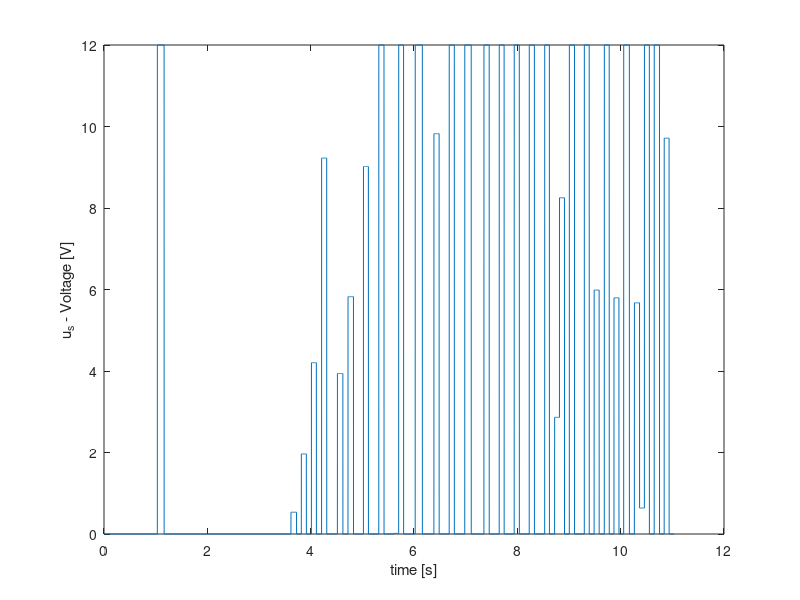
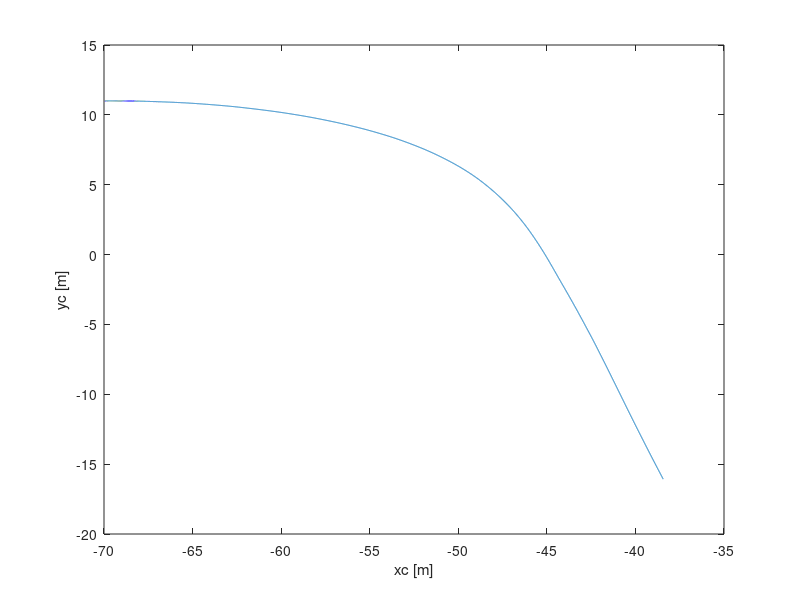
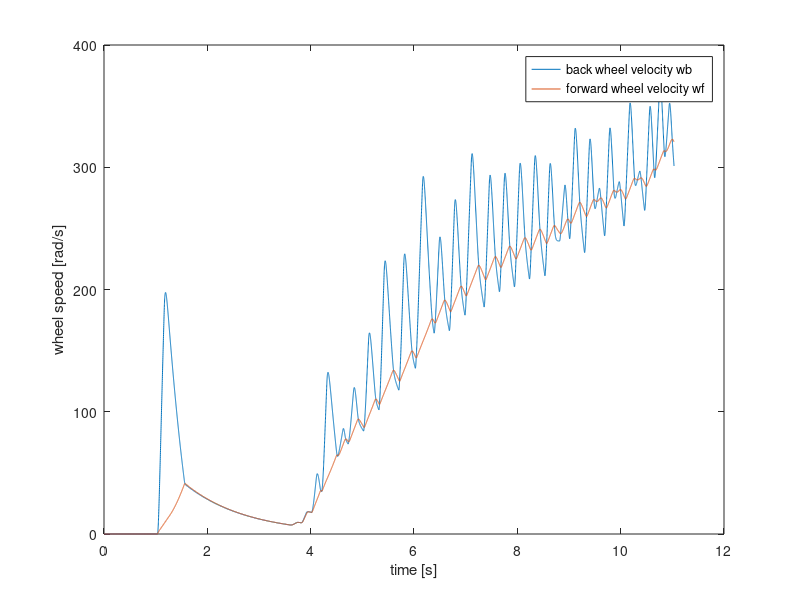
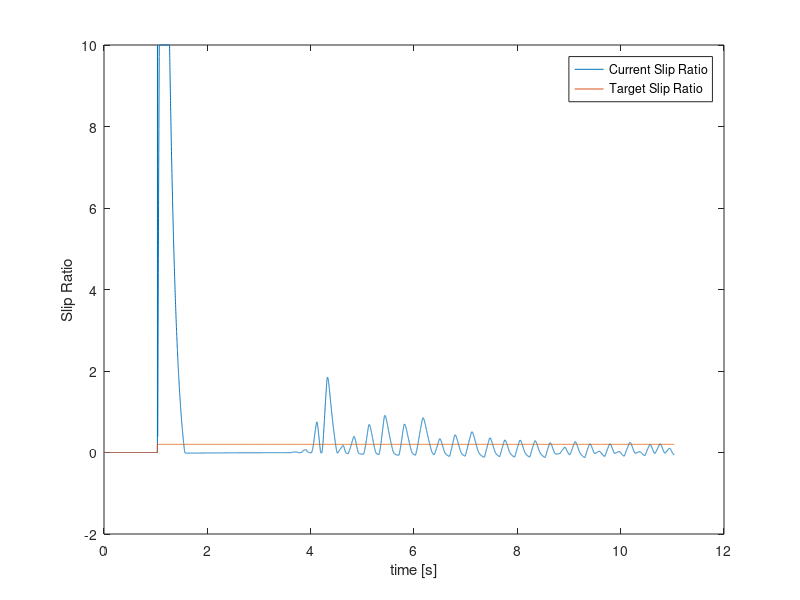

The MATLAB source for these figures, in order:

% delete all variables
clear;

% close existing figure windows
close ALL;

% load array from file into matlab
% note that columns can be separated by space / tab or commas in matlab
A = load('output.txt');

% file format
% time(s),xc,yc,us,u_phi

k = 1;
t  = A(:,k); k = k + 1;

us = A(:,k); k = k + 1;
xc = A(:,k); k = k + 1;
yc = A(:,k); k = k + 1;
wb = A(:,k); k = k + 1;
wf = A(:,k); k = k + 1;
r = A(:,k); k = k + 1;
v = A(:,k); k = k + 1;
mu = A(:,k); k = k + 1;
target_vf = A(:,k); k = k + 1;
target_r = A(:,k); k = k + 1;
target_VFF = A(:,k); k = k + 1;
current = A(:,k); k = k + 1;

k = 1;

figure(k); k = k + 1;
plot(t,us);
ylabel('u_s - Voltage [V]');
xlabel('time [s]');

figure(k); k = k + 1;
plot(xc,yc);
ylabel('yc [m]');
xlabel('xc [m]');

figure(k); k = k + 1;
plot(t,wb,t,wf);
ylabel('wheel speed [rad/s]');
xlabel('time [s]');
legend('back wheel velocity wb','forward wheel velocity wf');

figure(k); k = k + 1;
plot(t,r, t, target_r);
ylabel('Slip Ratio');
xlabel('time [s]');
legend('Current Slip Ratio','Target Slip Ratio');

figure(k); k = k + 1;
plot(t,v,t,target_vf);
ylabel('Forward Velocity [m/s]');
xlabel('time [s]');
legend('Forward Velocity','Target Velocity');

figure(k); k = k + 1;
plot(t,mu);
ylabel('mu');
xlabel('time [s]');

figure(k); k = k + 1;
plot(t,target_VFF);
ylabel('Steer Error [rad]');
xlabel('time [s]');

figure(k); k = k + 1;
plot(t,current);
ylabel('Motor Current [Amps]');
xlabel('time [s]');
